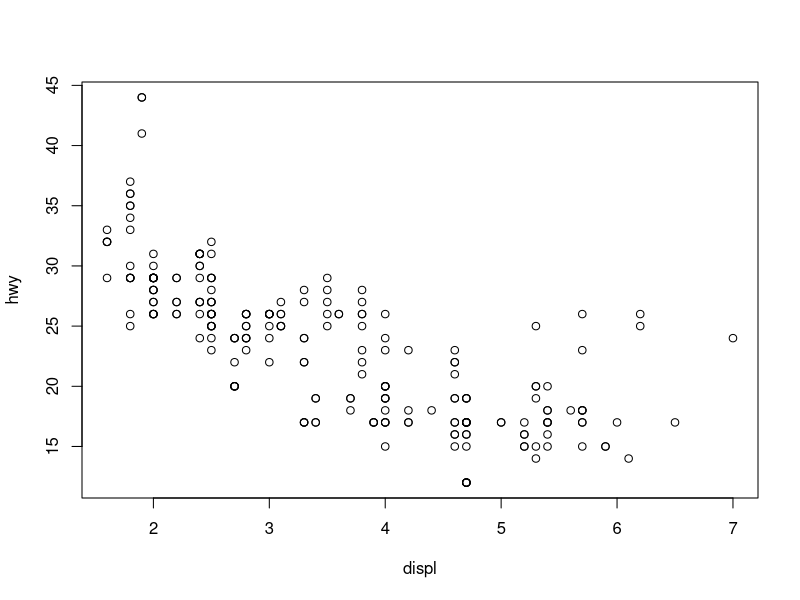
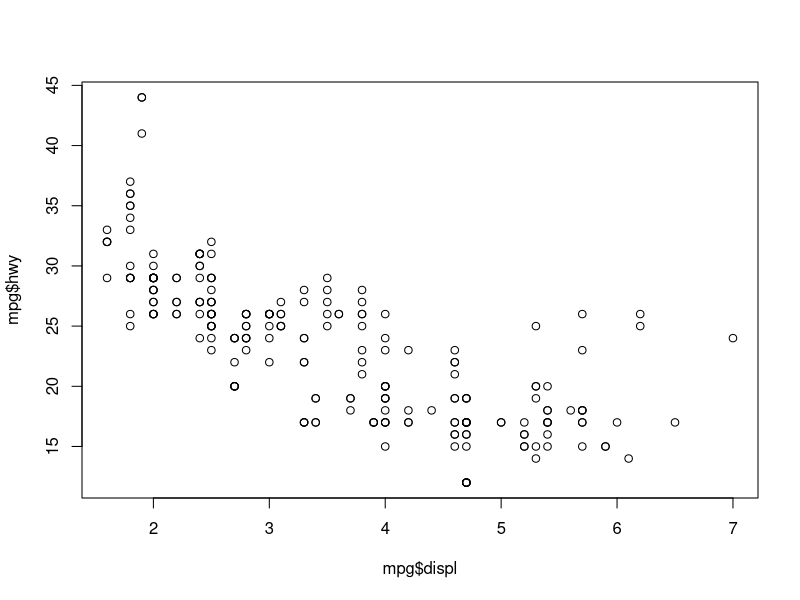
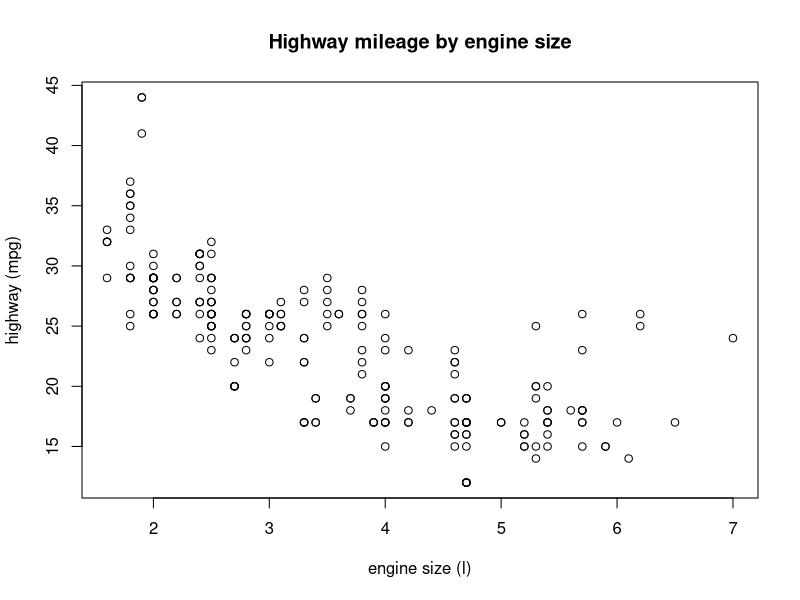
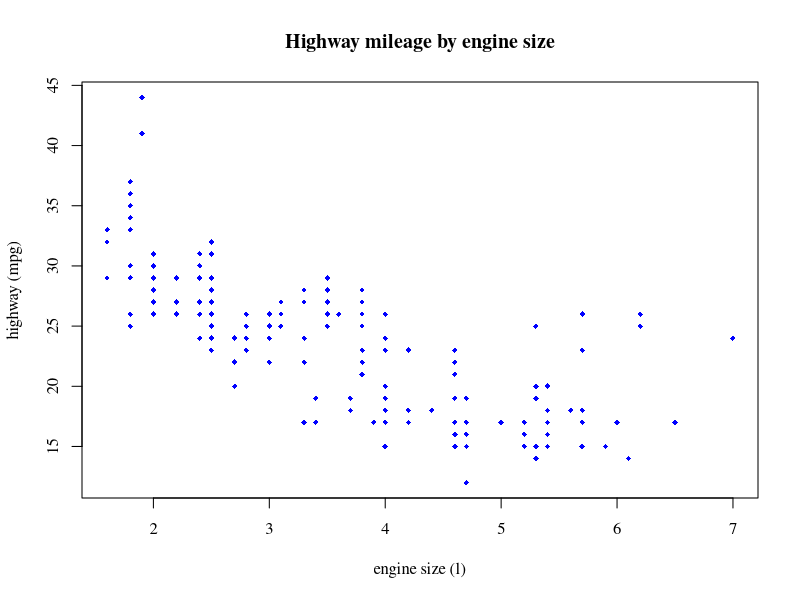
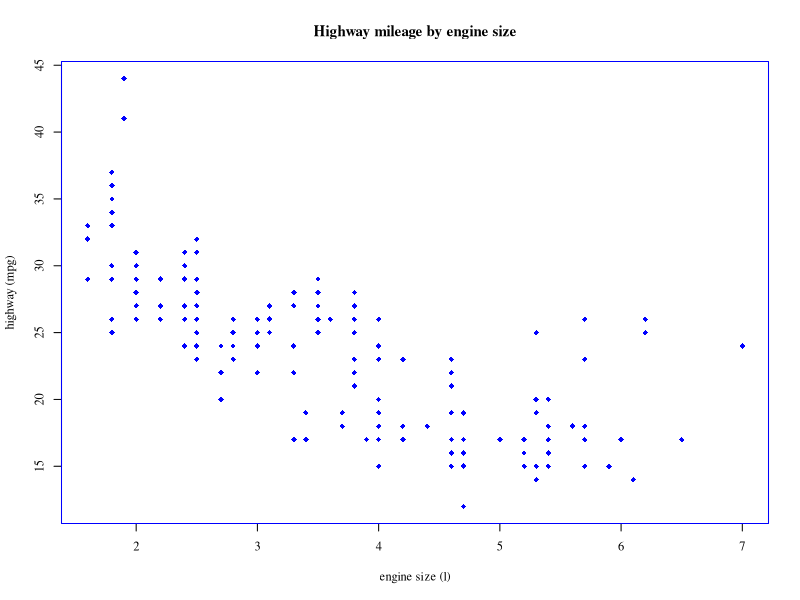
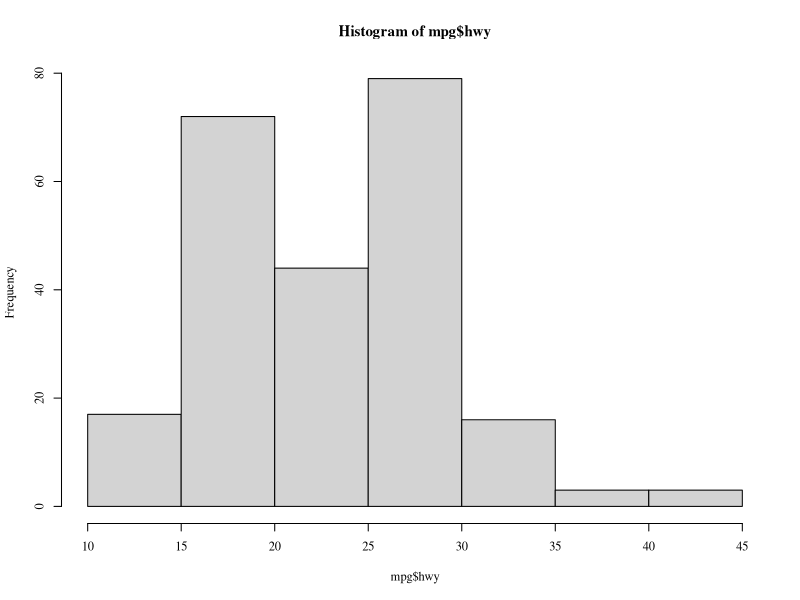
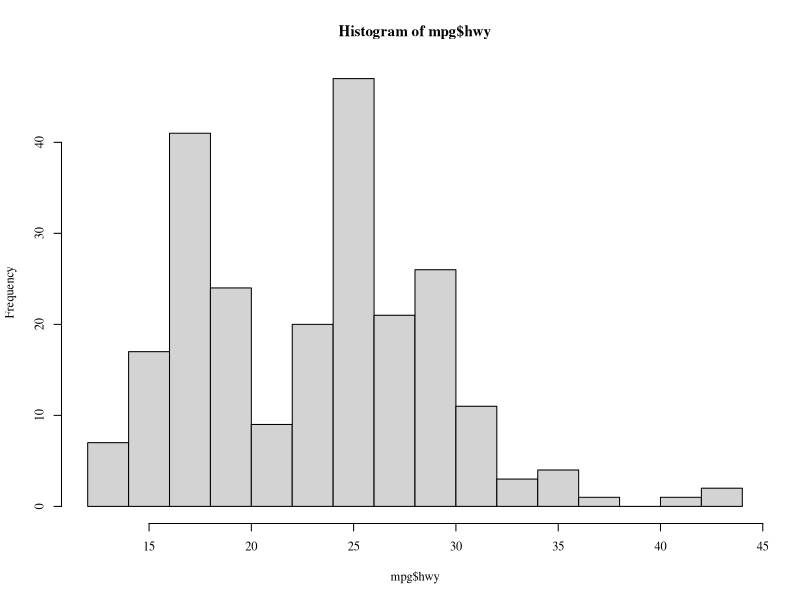
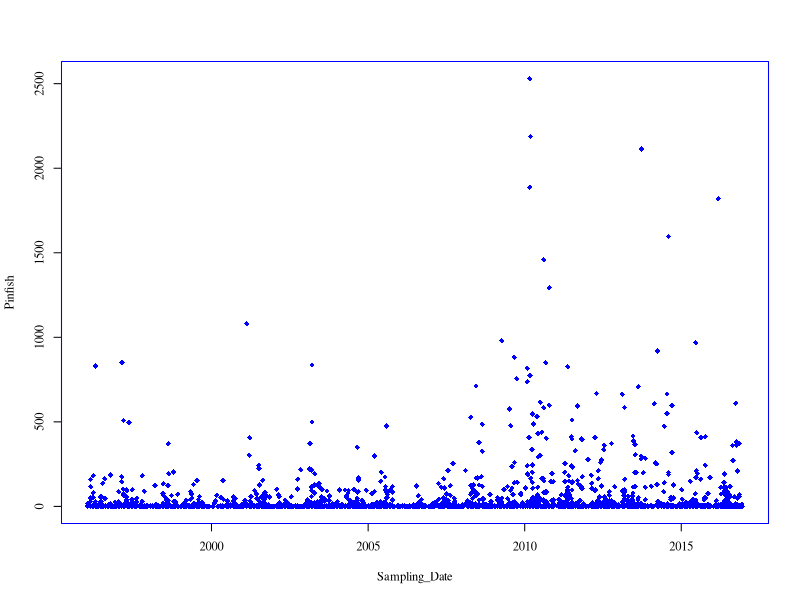

The R source for these figures, in order: (Note: this script raises an error after producing the figures.)
library(tidyverse) # for the mpg dataset
data(mpg)
plot(hwy ~ displ, data = mpg)

plot(mpg$displ, mpg$hwy)

?plot

plot(hwy ~ displ, data = mpg, main = 'Highway mileage by engine size', 
     xlab = 'engine size (l)', ylab = 'highway (mpg)')

?par

plot(hwy ~ displ, data = mpg, main = 'Highway mileage by engine size', 
     xlab = 'engine size (l)', ylab = 'highway (mpg)', 
     col = 'blue', pch = 18, cex = 0.75, family = 'serif')

par(col = 'blue', pch = 18, cex = 0.75, family = 'serif')
plot(hwy ~ displ, data = mpg, main = 'Highway mileage by engine size', 
     xlab = 'engine size (l)', ylab = 'highway (mpg)')

hist(mpg$hwy)

hist(mpg$hwy, breaks = 20)

# load tidyverse
library(tidyverse)

# load the fish data
fishdat <- read_csv('data/fishdat.csv')

# time series plot
plot(Pinfish ~ Sampling_Date, data = fishdat)

# time series plot with title
plot(Pinfish ~ Sampling_Date, data = fishdat, main = 'Pinfish catch for all stations over time')

ggplot(data = mpg)

ggplot(data = mpg) +
  geom_point()

ggplot(data = mpg) +
  geom_point(mapping = aes(x = displ, y = hwy))

# ggplot(data = <DATA>) +
#   <GEOM_FUNCTION>(mapping = aes(<MAPPINGS>))

ggplot(data = mpg) + 
  geom_point(mapping = aes(x = displ, y = hwy))

ggplot(data = mpg, mapping = aes(x = displ, y = hwy)) + 
  geom_point()

ggplot(mpg, aes(x = displ, y = hwy)) + 
  geom_line()

ggplot(mpg, aes(x = displ, y = hwy)) + 
  geom_count()

ggplot(mpg, aes(x = displ, y = hwy)) + 
  geom_density2d()

ggplot(mpg, aes(x = displ, y = hwy)) +
  geom_linerange()

?geom_linerange

?geom_point

ggplot(mpg, aes(x = displ, y = hwy, colour = drv)) + 
  geom_point()

ggplot(mpg, aes(x = displ, y = hwy, size = displ)) + 
  geom_point()

ggplot(mpg, aes(x = displ, y = hwy, shape = drv)) + 
  geom_point()

ggplot(mpg, aes(x = displ, y = hwy)) + 
  geom_point(colour = 'red')

ggplot(fishdat, aes(x = Sampling_Date, y = Pinfish)) +
  geom_point() +
  scale_y_continuous('log-Catch, Pinfish', trans = 'log10')

ggplot(mpg, aes(x = displ, y = hwy, colour = drv)) + 
  geom_point() + 
  theme(
    legend.position = 'top',
    panel.grid.minor = element_blank(),
    panel.background = element_rect(fill = 'lightblue')
  )

ggplot(mpg, aes(x = displ, y = hwy, colour = drv)) + 
  geom_point() + 
  theme_bw()

ggplot(mpg, aes(x = displ, y = hwy, colour = drv)) + 
  geom_point() + 
  theme_minimal()

ggplot(mpg, aes(x = displ, y = hwy, colour = drv)) + 
  geom_point() + 
  theme_classic()

ggplot(mpg, aes(x = displ, y = hwy, colour = drv)) + 
  geom_point() + 
  theme_bw(base_family = 'serif', base_size = 16)

ggplot(mpg, aes(x = displ, y = hwy, colour = drv)) + 
  geom_point() + 
  stat_smooth()

ggplot(mpg, aes(x = displ, y = hwy)) + 
  geom_point(aes(colour = drv)) + 
  stat_smooth()

ggplot(mpg, aes(x = displ, y = hwy, colour = drv)) + 
  geom_point() + 
  stat_smooth(method = 'lm')

ggplot(mpg, aes(x = displ, y = hwy, colour = drv)) + 
  geom_point() + 
  stat_smooth(method = 'lm') + 
  facet_wrap(~ drv, ncol = 3)

ggplot(mpg, aes(x = displ, y = hwy, colour = drv)) + 
  geom_point() + 
  stat_smooth(method = 'lm') + 
  facet_wrap(~ drv, ncol = 3, scales = 'free')

ggplot(fishdat, aes(x = Sampling_Date, y = Pinfish)) +
  geom_point() +
  scale_y_continuous('log-Catch, Pinfish', trans = 'log10') +
  theme_minimal() +
  stat_smooth(method = 'lm') +
  facet_wrap(~ Gear, ncol = 3)

ggsave('figure/myfig.jpg', device = 'jpeg', width = 5, height = 4, units = 'in', dpi = 300)

# save a plot as png file
png('figure/myfig.png', width = 5, height = 4, units = 'in', res = 300)
plot
dev.off()
